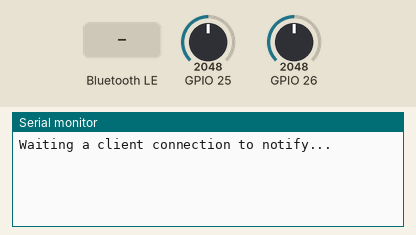
A sketch run on a simulated ESP32. Parts: the last lines printed to the serial monitor. The test bench sets the inputs (shaded band); at power-on: GPIO 25 = 2048, GPIO 26 = 2048. Nothing arrives over Bluetooth unless stated; a phone connects over Bluetooth LE 3 s after start.

Above: at 1.2 s.
1.3 s: Bluetooth LE write "1" received
At 2.3 s:
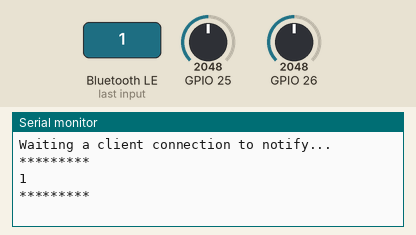
2.8 s: Bluetooth LE write "0" received
At 3.5 s:
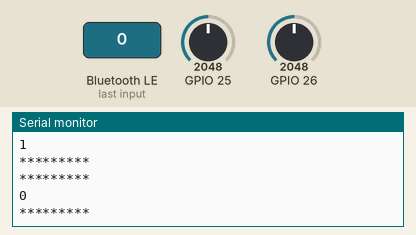

The sketch:

BLE_uart_tx_rx_1.ino
```cpp
/*
    Video: https://www.youtube.com/watch?v=oCMOYS71NIU
    Based on Neil Kolban example for IDF: https://github.com/nkolban/esp32-snippets/blob/master/cpp_utils/tests/BLE%20Tests/SampleNotify.cpp
    Ported to Arduino ESP32 by Evandro Copercini

   Create a BLE server that, once we receive a connection, will send periodic notifications.
   The service advertises itself as: 6E400001-B5A3-F393-E0A9-E50E24DCCA9E
   Has a characteristic of: 6E400002-B5A3-F393-E0A9-E50E24DCCA9E - used for receiving data with "WRITE"
   Has a characteristic of: 6E400003-B5A3-F393-E0A9-E50E24DCCA9E - used to send data with  "NOTIFY"

   The design of creating the BLE server is:
   1. Create a BLE Server
   2. Create a BLE Service
   3. Create a BLE Characteristic on the Service
   4. Create a BLE Descriptor on the characteristic
   5. Start the service.
   6. Start advertising.

   In this example rxValue is the data received (only accessible inside that function).
   And txValue is the data to be sent, in this example just a byte incremented every second.
*/
#include <BLEDevice.h>
#include <BLEServer.h>
#include <BLEUtils.h>
#include <BLE2902.h>

BLEServer *pServer = NULL;
BLECharacteristic * pTxCharacteristic = NULL;
bool deviceConnected = false;
bool oldDeviceConnected = false;
uint32_t value = 0;
uint32_t value1 = 0;
char char_array[10];


// See the following for generating UUIDs:
// https://www.uuidgenerator.net/

//#define SERVICE_UUID           "4fafc201-1fb5-459e-8fcc-c5c9c331914b" // UART service UUID
//#define CHARACTERISTIC_UUID_RX "2049779d-88a9-403a-9c59-c7df79e1dd7c"
//#define CHARACTERISTIC_UUID_TX "beb5483e-36e1-4688-b7f5-ea07361b26a8"

#define SERVICE_UUID           "dd5f7232-1560-4792-953d-0b2015f15340" // UART service UUID
#define CHARACTERISTIC_UUID_RX "1e630bfc-08ca-44c0-a7c5-58dae380884d"
#define CHARACTERISTIC_UUID_TX "8796fa1b-986d-419a-8f84-137710a2354f"
//UUIDの取得方法→Powershellで　[Guid]::NewGuid()　と打つとUUIDが発行される。3回やって、1個目をService UUIDにして2個目と3個目をCharacteristic UUIDにする。


class MyServerCallbacks: public BLEServerCallbacks {
    void onConnect(BLEServer* pServer) {
      deviceConnected = true;
    };

    void onDisconnect(BLEServer* pServer) {
      deviceConnected = false;
    }
};

class MyCallbacks: public BLECharacteristicCallbacks {
    void onWrite(BLECharacteristic *pCharacteristic) {
      std::string rxValue = pCharacteristic->getValue();

      String getstr="";

      if (rxValue.length() > 0) {
        Serial.println("*********");
        //Serial.print("Received Value: ");
        for (int i = 0; i < rxValue.length(); i++){
          //Serial.print(rxValue[i]);
          getstr += rxValue[i];
        }
        Serial.print(getstr);
        Serial.println();
        Serial.println("*********");
      }
    }
};


void task1(void* arg) {
  while (1) {
    int ana0=analogRead(25);
    int ana1=analogRead(26);
    value=ana0;
    value1=ana1;
    delay(10);
  }
}


void setup() {
  Serial.begin(115200);

  // Create the BLE Device
  BLEDevice::init("ESP32");

  // Create the BLE Server
  pServer = BLEDevice::createServer();
  pServer->setCallbacks(new MyServerCallbacks());

  // Create the BLE Service
  BLEService *pService = pServer->createService(SERVICE_UUID);

  // Create a BLE Characteristic
  pTxCharacteristic = pService->createCharacteristic(
										CHARACTERISTIC_UUID_TX,
                    BLECharacteristic::PROPERTY_READ   |
                    BLECharacteristic::PROPERTY_WRITE  |
                    BLECharacteristic::PROPERTY_NOTIFY |
                    BLECharacteristic::PROPERTY_INDICATE
									);

  pTxCharacteristic->addDescriptor(new BLE2902());

  BLECharacteristic * pRxCharacteristic = pService->createCharacteristic(
											 CHARACTERISTIC_UUID_RX,
											BLECharacteristic::PROPERTY_WRITE
										);

  pRxCharacteristic->setCallbacks(new MyCallbacks());

  // Start the service
  pService->start();

  // Start advertising
//  pServer->getAdvertising()->start();
//  Serial.println("Waiting a client connection to notify...");
  BLEAdvertising *pAdvertising = BLEDevice::getAdvertising();
  pAdvertising->addServiceUUID(SERVICE_UUID);
  pAdvertising->setScanResponse(false);
  pAdvertising->setMinPreferred(0x0);  // set value to 0x00 to not advertise this parameter
  BLEDevice::startAdvertising();
  Serial.println("Waiting a client connection to notify...");


  xTaskCreatePinnedToCore(task1, "Task1", 4096, NULL, 1, NULL, 1);

}


void loop() {

    if (deviceConnected) {
      String MOJI;
      MOJI=(String)value;
      MOJI+=",";
      MOJI+=(String)value1;
      MOJI.toCharArray(char_array,10);
      //pTxCharacteristic->setValue(&txValue, 1);
      pTxCharacteristic->setValue(char_array);
      pTxCharacteristic->notify();
      //value++;
		  delay(100); // bluetooth stack will go into congestion, if too many packets are sent
	  }

    // disconnecting
    if (!deviceConnected && oldDeviceConnected) {
        delay(500); // give the bluetooth stack the chance to get things ready
        pServer->startAdvertising(); // restart advertising
        Serial.println("start advertising");
        oldDeviceConnected = deviceConnected;
    }
    // connecting
    if (deviceConnected && !oldDeviceConnected) {
		// do stuff here on connecting
        oldDeviceConnected = deviceConnected;
    }
}
```

Measured:
- after the input at 1.3 s, the serial monitor: prints a new line after 0.05 s (image 1)
- after the input at 2.8 s, the serial monitor: prints a new line after 0.05 s (image 2)
